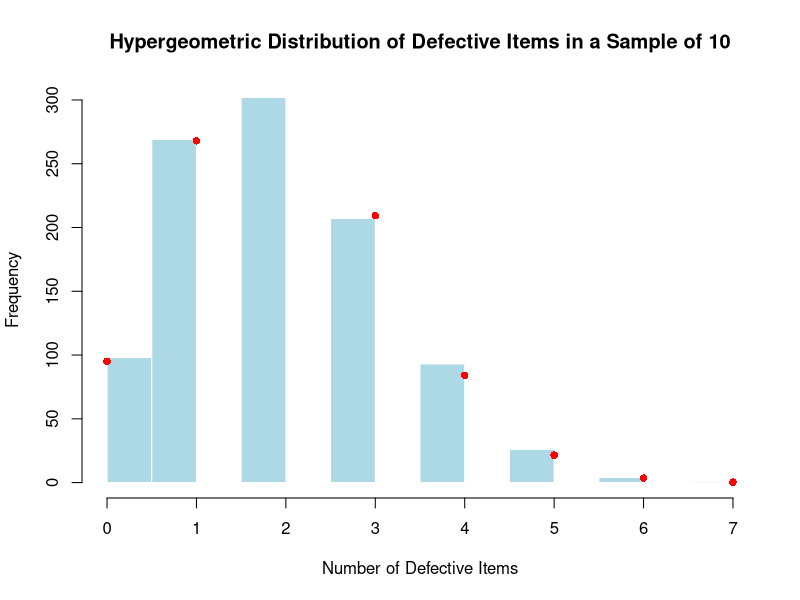

This chart was generated by the following R code:
# Filename: _060_hyper_realworld.R
# Title: Hypergeometric Distribution Example - Number of Defective Items in a Sample
# Author: Raghava | GitHub: @raghavtwenty
# Date Created: June 25, 2024 | Last Updated: June 25, 2024
# Language: R | Version: 4.4.0

# PROBLEM

# We consider a real-world scenario where we have a batch of 100 items, of which 20 are defective.
# We randomly sample 10 items without replacement, and we want to find the distribution
# of the number of defective items in the sample.


# Parameters for the hypergeometric distribution
total_items = 100        # Total number of items
defective_items = 20     # Number of defective items
sample_size = 10         # Sample size

# Number of samples to generate
num_samples = 1000

# Generate random number of defective items in the sample using the hypergeometric distribution
num_defective = rhyper(num_samples, defective_items, total_items - defective_items, sample_size)

# Display the first few generated number of defective items
print(head(num_defective))

# Plot the histogram of the generated number of defective items
hist(num_defective,
    breaks = 10,
    col = "lightblue",
    border = "white",
    main = "Hypergeometric Distribution of Defective Items in a Sample of 10",
    xlab = "Number of Defective Items",
    ylab = "Frequency"
)

# Add the theoretical density line
x_vals = 0:sample_size
points(x_vals,
       dhyper(x_vals, m = defective_items, n = total_items - defective_items, k = sample_size) * num_samples,
    col = "red",
    pch = 16
)
